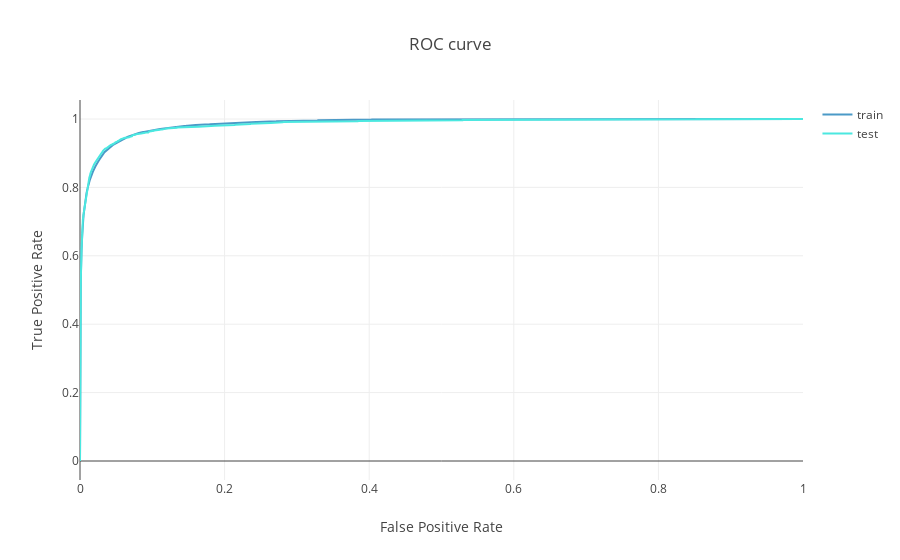

Notebook source saved alongside this figure:
### Code cell
############
# Receiver Operating Characteristic
######
probas_train = classifier.predict_proba(X_train)[:,1]
precisions, recalls, thresholds = roc_curve(Y_train, probas_train)
fig = go.Figure(
    data = go.Scatter(
        name = 'train',
        x = precisions,  
        y = recalls, 
        mode = 'lines'
    ),
    layout = go.Layout(
        title = go.layout.Title(text = "ROC curve", x = 0.5),
        xaxis = go.layout.XAxis(title = 'False Positive Rate'),
        yaxis = go.layout.YAxis(title = 'True Positive Rate')
    )
)
probas_test = classifier.predict_proba(X_test)[:,1]
precisions, recalls, thresholds = roc_curve(Y_test, probas_test)
fig.add_trace(go.Scatter(
    name = 'test',
    x = precisions, 
    y = recalls, 
    mode = 'lines'
    )
)
fig.show()

### Figure 1 — Plotly figure (JSON) as saved in the notebook; plotly's stock layout.template omitted (floating-point values rounded to 4 significant figures; data arrays with more than 128 entries replaced by an {"elided": "..."} marker saying what was removed)
{"data": [{"mode": "lines", "name": "train", "type": "scatter", "x": {"elided": "4589 float values"}, "y": {"elided": "4589 float values"}}, {"mode": "lines", "name": "test", "type": "scatter", "x": {"elided": "3261 float values"}, "y": {"elided": "3261 float values"}}], "layout": {"title": {"text": "ROC curve", "x": 0.5}, "xaxis": {"title": {"text": "False Positive Rate"}}, "yaxis": {"title": {"text": "True Positive Rate"}}}}
